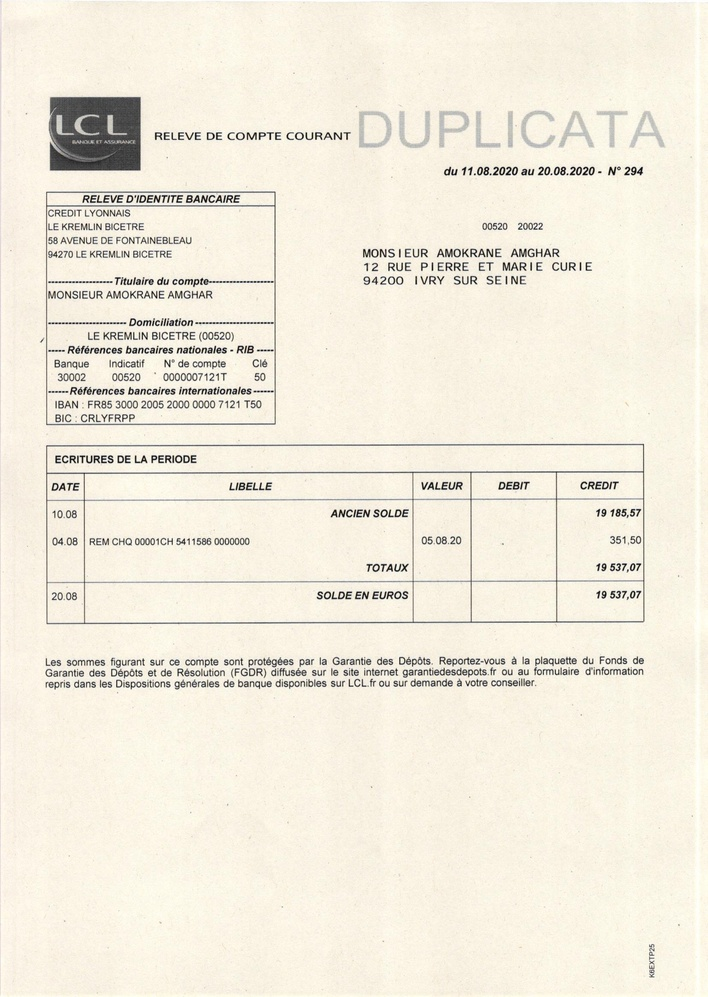
#> input picture gmindia-challlenge-012024-datas/LCL/0cb113e7-janvier-page30.jpg, 708 x 997 px, shrunk from 1656 x 2333 before the run
$ python -i preprocess.py   (imports and definitions only)
#> lines starting #> are read from the running program, lines starting #| are printed output that depends on the picture; after the words box and inside, x2 and y2 are one past the last pixel; in counts of white or black regions, pixels touching at a corner belong together
#> further down, picture is the input picture: shape (997, 708, 3); mean B, G, R 221.1, 235.5, 241.5
import cv2
import numpy as np
from scipy.ndimage import interpolation as inter

def correct_skew(image, delta=0.5, limit=15):
    """ Correct skew of the image """
#> called with delta = 0.5, limit = 15
    def determine_score(arr, angle):
        data = inter.rotate(arr, angle, reshape=False, order=0)
        histogram = np.sum(data, axis=1, dtype=float)
        score = np.sum((histogram[1:] - histogram[:-1]) ** 2, dtype=float)
        return histogram, score

    gray = cv2.cvtColor(image, cv2.COLOR_BGR2GRAY)
    thresh = cv2.threshold(gray, 0, 255, cv2.THRESH_BINARY_INV + cv2.THRESH_OTSU)[1]
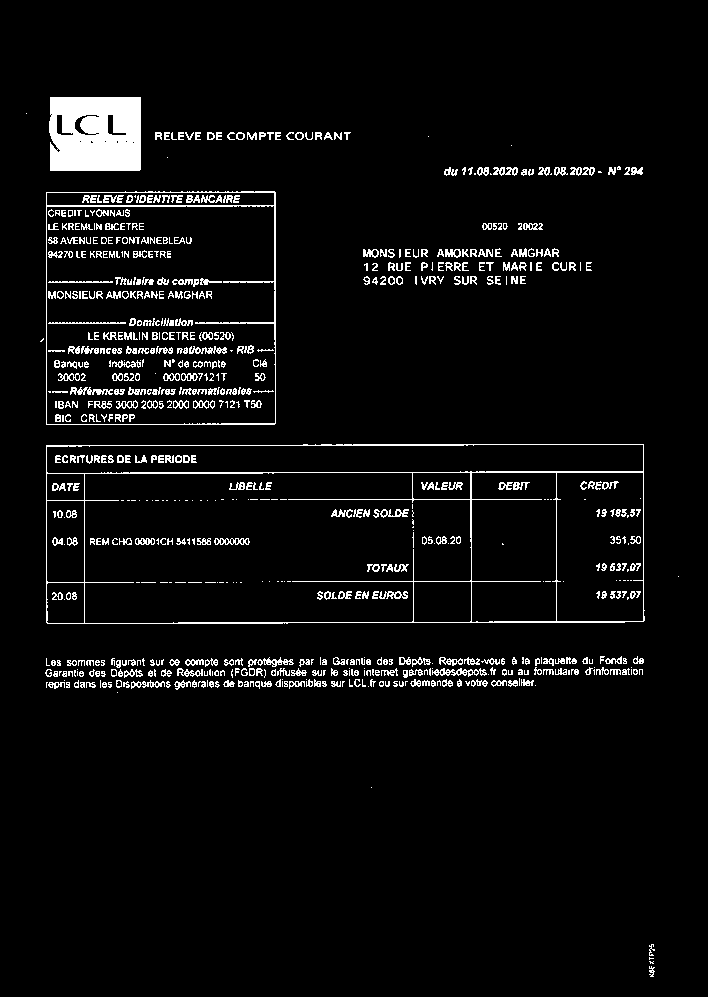
#> thresh: shape (997, 708); 4.8% white; 715 white regions (243 under 20 px), largest, box (x1, y1, x2, y2) and area: (49, 97, 141, 171) 6333, (46, 444, 645, 624) 4222, (46, 191, 276, 425) 1903

    scores = []
    angles = np.arange(-limit, limit + delta, delta)
    for angle in angles:
        histogram, score = determine_score(thresh, angle)
        scores.append(score)
#> this loop made 61 passes
#> score on passes 1 to 8: 1.25e+09, 1.31e+09, 1.26e+09, 1.34e+09, 1.32e+09, 1.41e+09, 1.39e+09, 1.27e+09
#> pass 1, in determine_score, `data = inter.rotate(arr, angle, reshape=False, order=0)`:
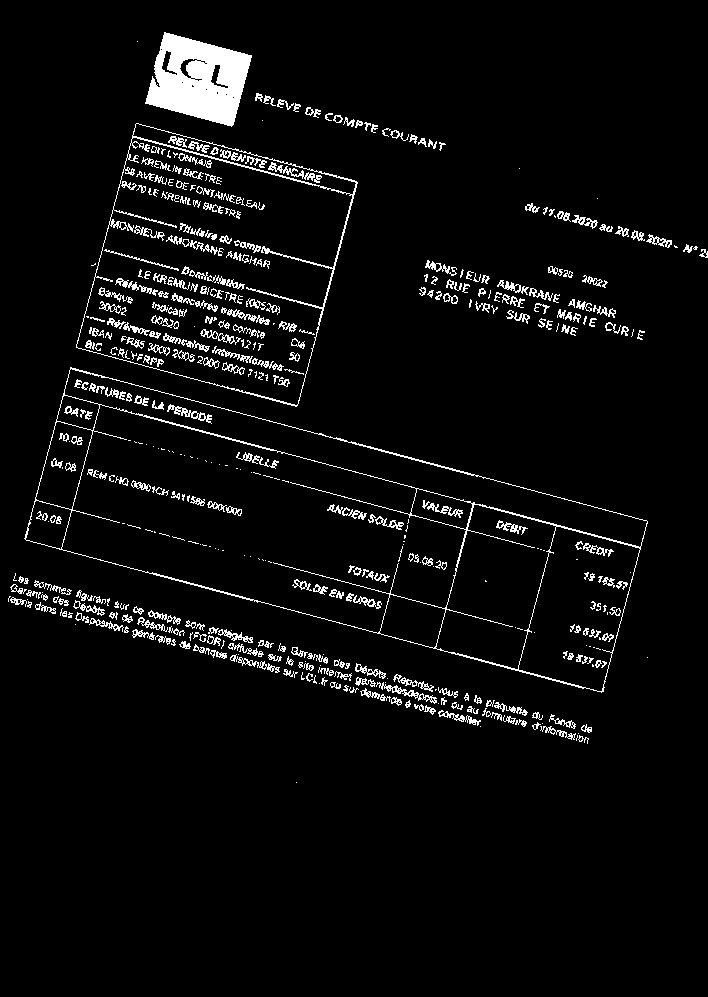
#> data: shape (997, 708); 4.8% white; 488 white regions (159 under 20 px), largest, box (x1, y1, x2, y2) and area: (145, 32, 252, 127) 6334, (24, 367, 648, 693) 4234, (76, 123, 358, 407) 2370
#> pass 2, in determine_score (call 2), `data = inter.rotate(arr, angle, reshape=False, order=0)`:
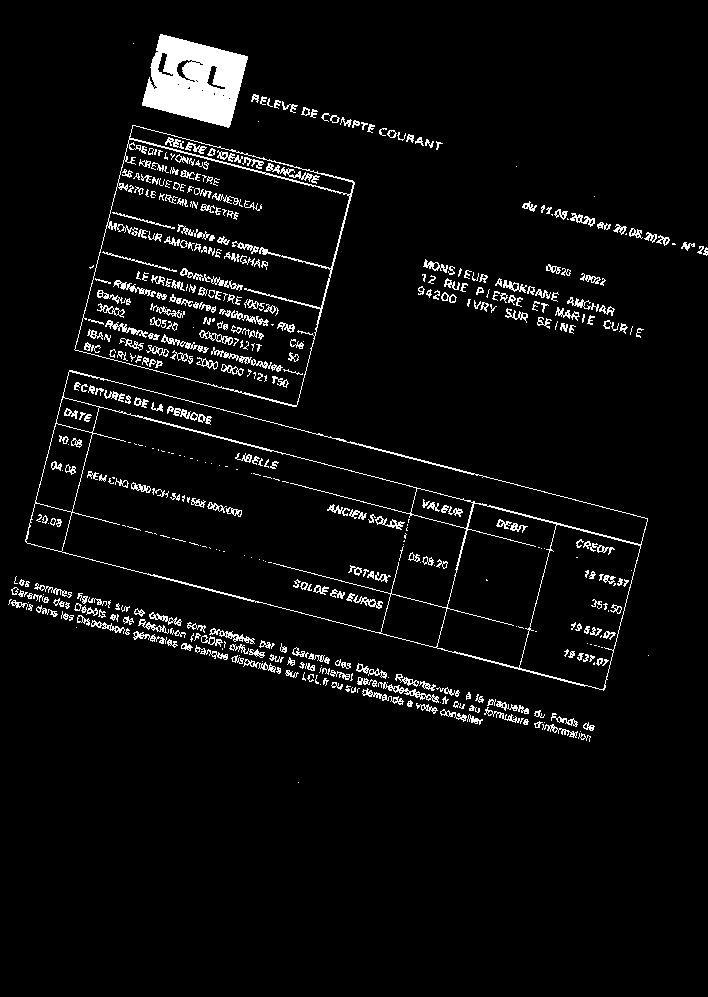
#> data: shape (997, 708); 4.8% white; 502 white regions (161 under 20 px), largest, box (x1, y1, x2, y2) and area: (142, 34, 248, 128) 6336, (25, 370, 648, 691) 4220, (74, 125, 355, 407) 2327
#> pass 3, in determine_score (call 3), `data = inter.rotate(arr, angle, reshape=False, order=0)`:
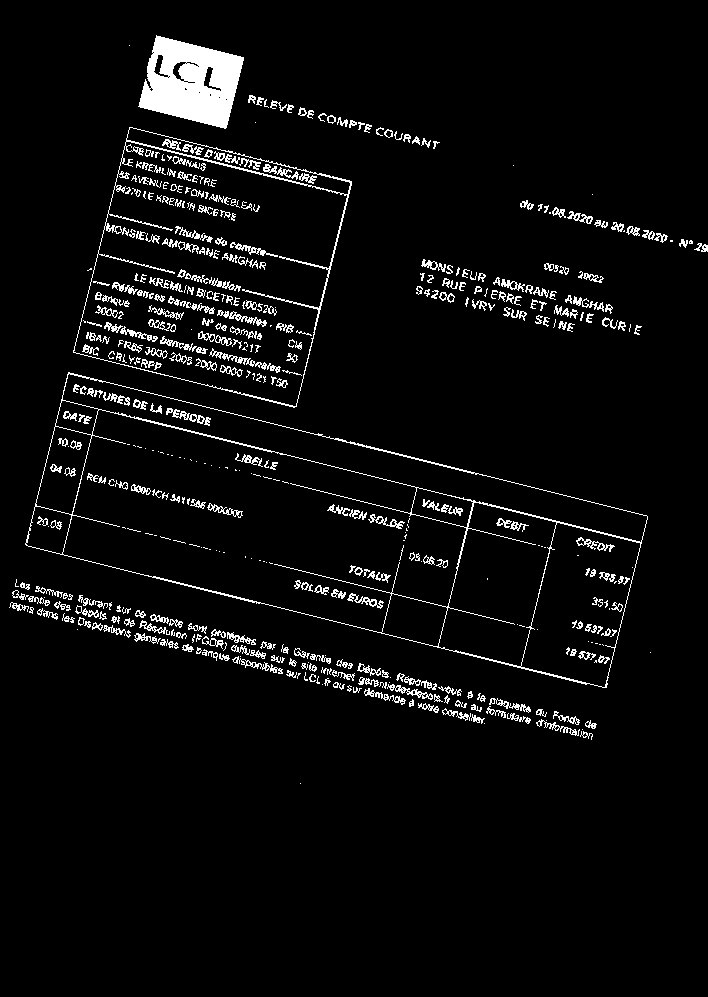
#> data: shape (997, 708); 4.8% white; 499 white regions (156 under 20 px), largest, box (x1, y1, x2, y2) and area: (138, 35, 244, 129) 6324, (25, 372, 648, 688) 4185, (73, 127, 352, 408) 2445
#> after the loop, scores = 61 values, max 1.23e+11 at index 30, min 1.15e+09 at index 58, mean 5.76e+09

    best_angle = angles[scores.index(max(scores))]
#> best_angle = 0

    (h, w) = image.shape[:2]
    center = (w // 2, h // 2)
    M = cv2.getRotationMatrix2D(center, best_angle, 1.0)
#> M = [[1, 0, 0], [0, 1, 0]]
    corrected = cv2.warpAffine(image, M, (w, h), flags=cv2.INTER_CUBIC, \
            borderMode=cv2.BORDER_REPLICATE)

    return best_angle, corrected

>>> import cv2
>>> picture = cv2.imread('gmindia-challlenge-012024-datas/LCL/0cb113e7-janvier-page30.jpg')
>>> result = correct_skew(picture)

$ run again, on gmindia-challlenge-012024-datas/LCL/1d8a51e4-december_page62.jpg
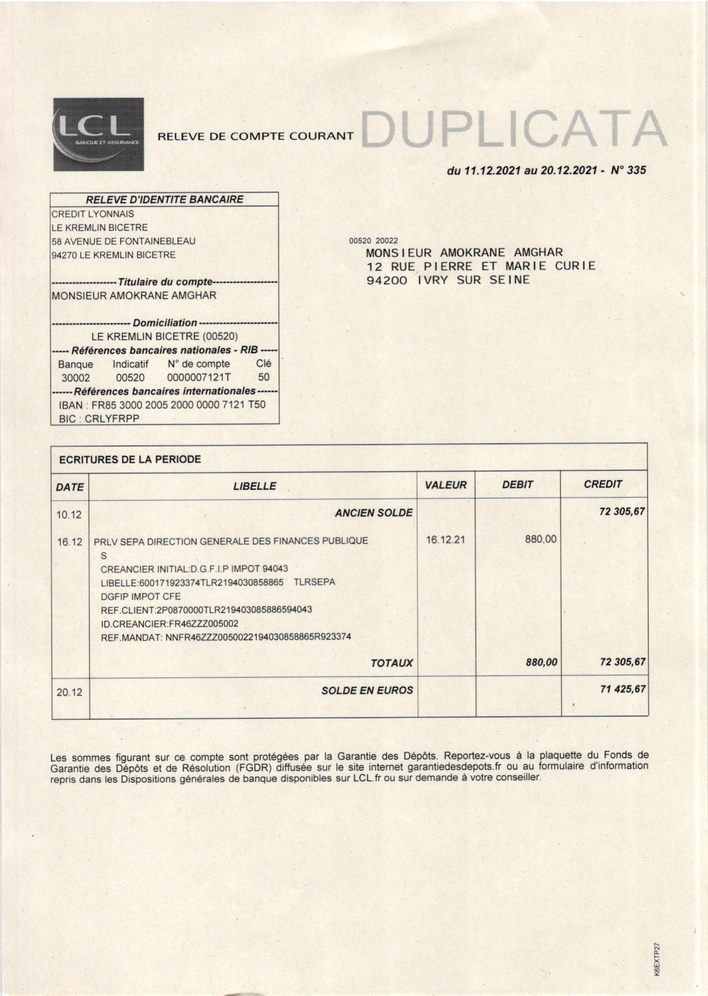
#> input picture gmindia-challlenge-012024-datas/LCL/1d8a51e4-december_page62.jpg, 708 x 996 px, shrunk from 1660 x 2335 before the run
#> picture is the input picture: shape (996, 708, 3); mean B, G, R 216.5, 231, 237.8
#> in correct_skew, `thresh = cv2.threshold(gray, 0, 255, cv2.THRESH_BINARY_INV + cv2.THRES..`:
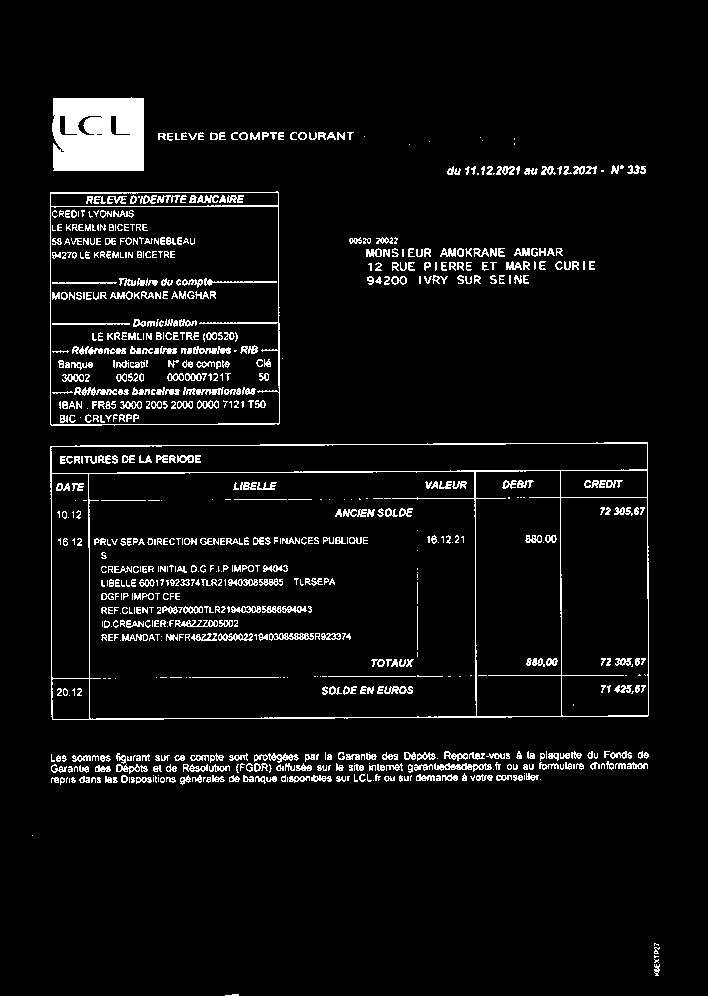
#> thresh: shape (996, 708); 5.6% white; 771 white regions (255 under 20 px), largest, box (x1, y1, x2, y2) and area: (52, 97, 144, 171) 6293, (50, 442, 649, 720) 4544, (50, 191, 280, 426) 1678
#> the loop in correct_skew, `for angle in angles:` made 61 passes
#> score on passes 1 to 8: 1.52e+09, 1.59e+09, 1.45e+09, 1.54e+09, 1.43e+09, 1.5e+09, 1.58e+09, 1.5e+09
#> after the loop in correct_skew, `for angle in angles:`: scores = 61 values, max 1.08e+11 at index 29, min 1.3e+09 at index 59, mean 6.5e+09
#> best_angle = -0.5
#> M = [[1, -0.00873, 4.36], [0.00873, 1, -3.07]]
#> in correct_skew, `corrected = cv2.warpAffine(image, M, (w, h), flags=cv2.INTER_CUBIC, \ ..`:
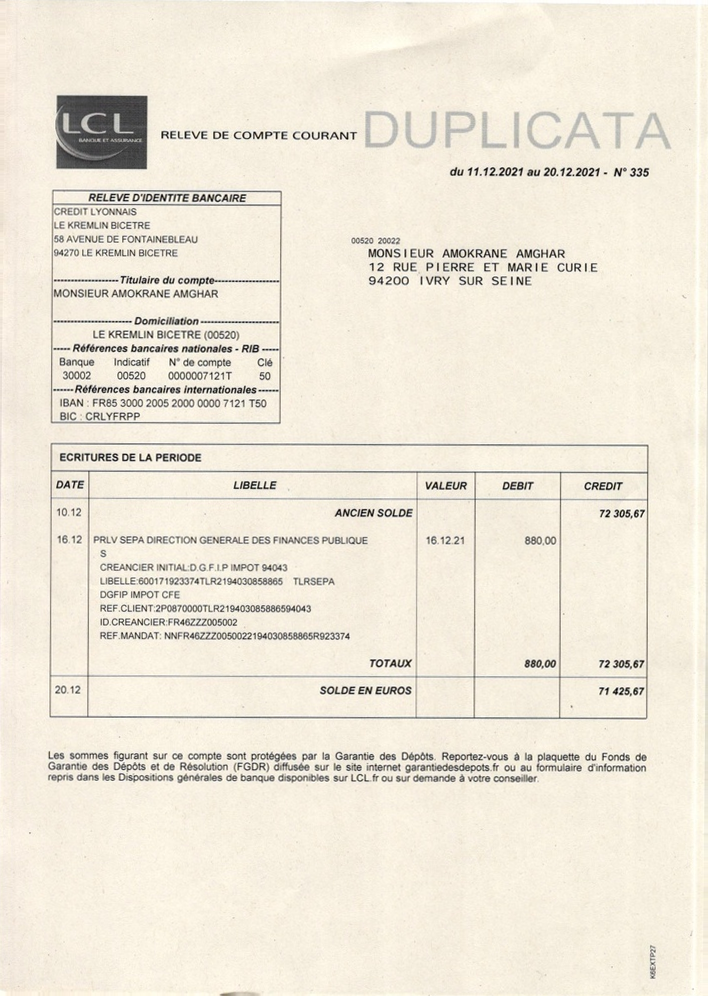
#> corrected: shape (996, 708, 3); mean B, G, R 216.5, 231, 237.8
